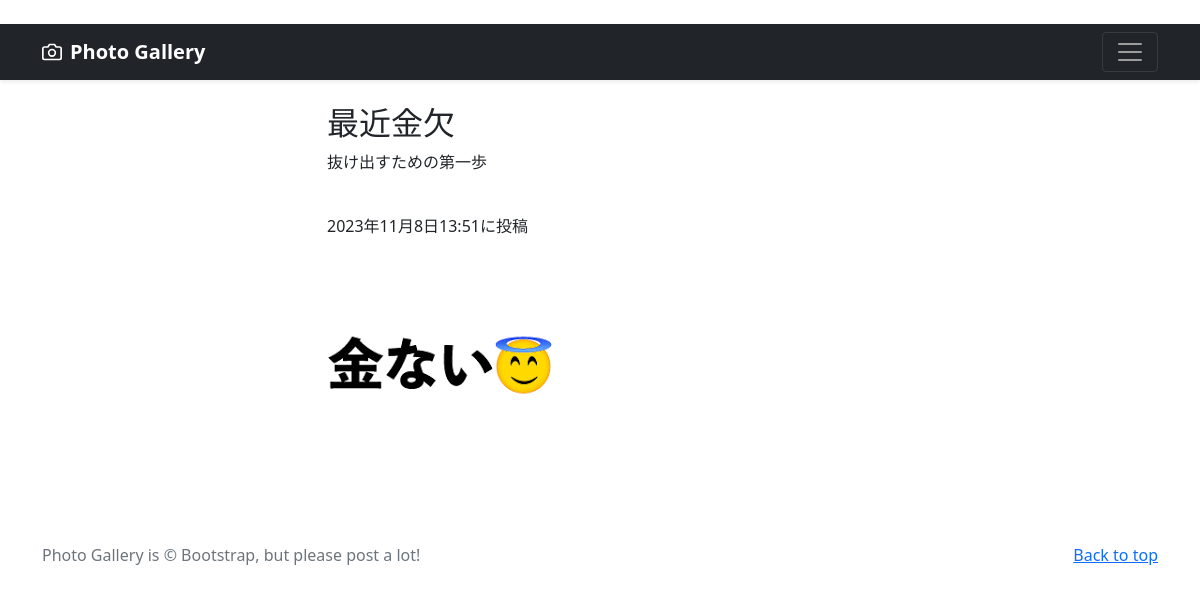
The app's page /photo-detail/2 (signed in) with its own data.
### photo/models.py (models this page shows, shortened)
class PhotoPost(models.Model):
    user = models.ForeignKey(
        CustomUser,
        verbose_name='ユーザー',
        on_delete=models.CASCADE
        )
    category = models.ForeignKey(
        Category,
        verbose_name='カテゴリ',
        on_delete=models.PROTECT
        )
    title = models.CharField(
        verbose_name='タイトル', # フィールドのタイトル
        max_length=200        # 最大文字数は200
        )
    comment = models.TextField(
        verbose_name='コメント',  # フィールドのタイトル
        )
    image1 = models.ImageField(
        verbose_name='イメージ1',# フィールドのタイトル
        upload_to = 'photos'   # MEDIA_ROOT以下のphotosにファイルを保存
        )
    image2 = models.ImageField(
        verbose_name='イメージ2',# フィールドのタイトル
        upload_to = 'photos',  # MEDIA_ROOT以下のphotosにファイルを保存
        blank=True,            # フィールド値の設定は必須でない
        null=True              # データベースにnullが保存されることを許容
        )
    posted_at = models.DateTimeField(
        verbose_name='投稿日時', # フィールドのタイトル
        auto_now_add=True       # 日時を自動追加
        )

### photo/views.py (the view)
class DetailView(DetailView):
    template_name ='detail.html'
    model = PhotoPost

### photo/templates/detail.html (shortened to what this page needs)
{% extends 'base.html' %}
      {% block contents %}
      <br>
      <div class="container">
        <div class="row">
          <div class="col offset-3">
            <h2>{{object.title}}</h2>
            <p>{{object.comment}}</p>
            <br>
            <p>{{object.posted_at}}に投稿</p>
            <p><img src="{{ object.image1.url }}"></img></p>
      {% endblock %}

### records on screen
PhotoPost: title "最近金欠", comment "抜け出すための第一歩", posted_at "2023年11月8日13:51", image1 (picture)
